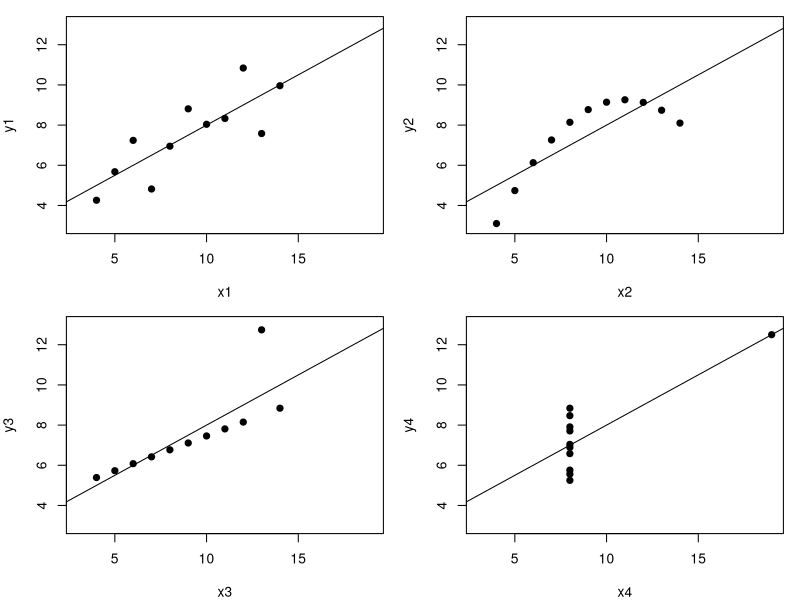
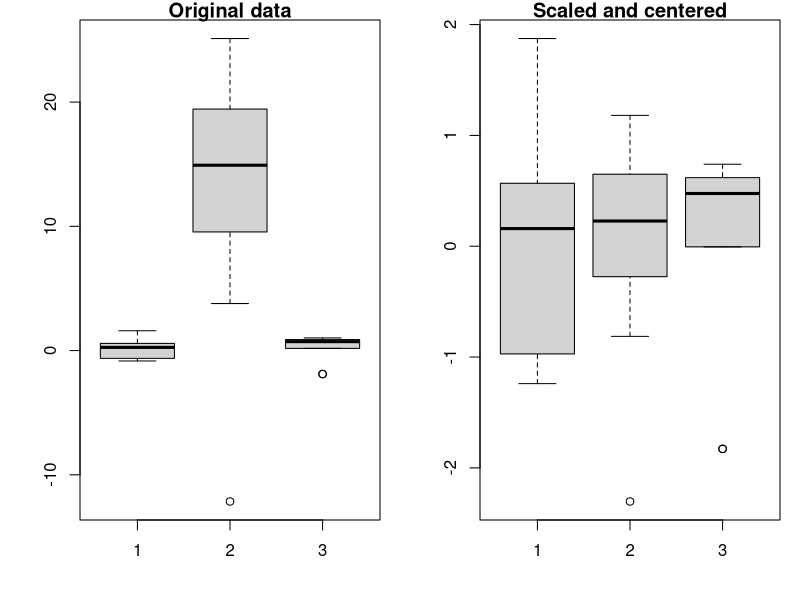
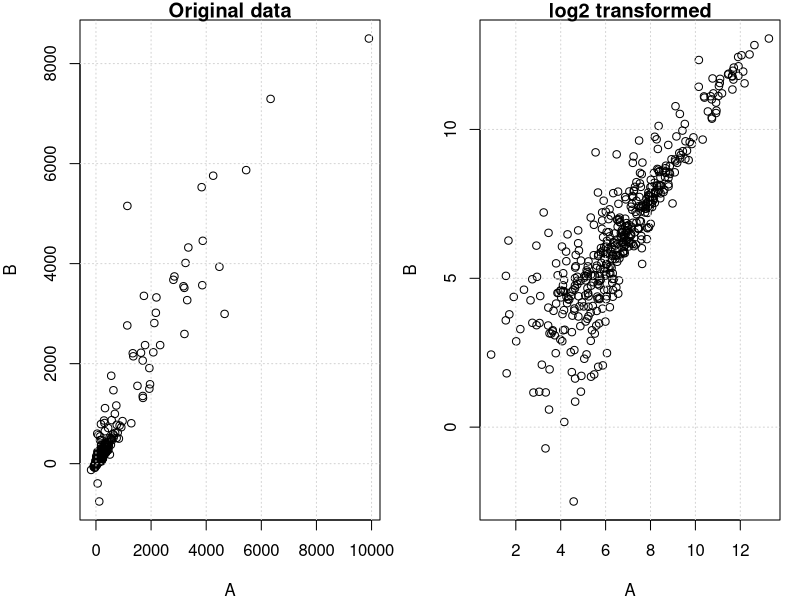
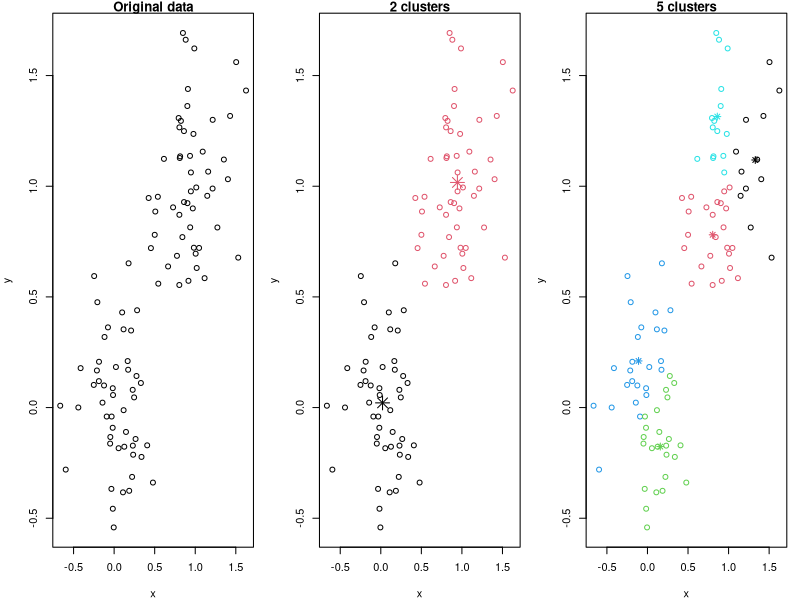
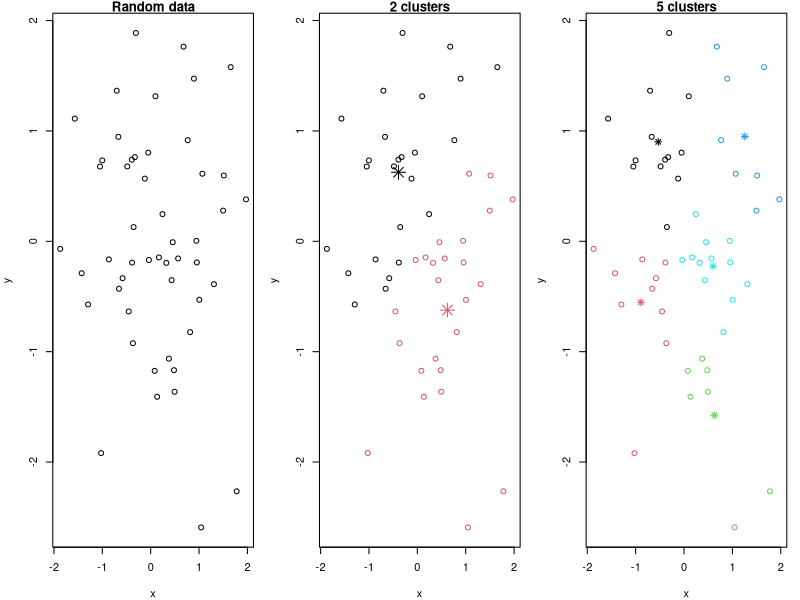
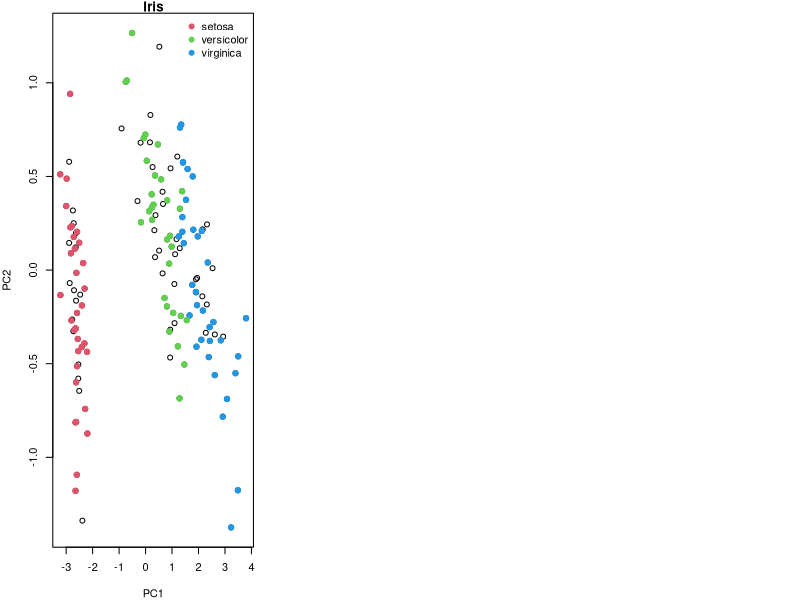

These figures' R source, in order:
## ---- chunk 1
library("knitr")
kable(anscombe, align = "cccccccc")
## ---- chunk 2
tab <- matrix(NA, 5, 4)
colnames(tab) <- 1:4
rownames(tab) <- c("var(x)", "mean(x)",
                   "var(y)", "mean(y)",
                   "cor(x,y)")

for (i in 1:4)
    tab[, i] <- c(var(anscombe[, i]),
                  mean(anscombe[, i]),
                  var(anscombe[, i+4]),
                  mean(anscombe[, i+4]),
                  cor(anscombe[, i], anscombe[, i+4]))

## ---- chunk 3
kable(tab)
## ---- chunk 4
ff <- y ~ x

mods <- setNames(as.list(1:4), paste0("lm", 1:4))

par(mfrow = c(2, 2), mar = c(4, 4, 1, 1))
for (i in 1:4) {
    ff[2:3] <- lapply(paste0(c("y","x"), i), as.name)
    plot(ff, data = anscombe, pch = 19, xlim = c(3, 19), ylim = c(3, 13))
    mods[[i]] <- lm(ff, data = anscombe)
    abline(mods[[i]])
}
## ---- chunk 5
set.seed(1L)
x <- cbind(rnorm(10), rnorm(10, 10, 10), rnorm(5, 0.1))
par(mfrow = c(1, 2))
boxplot(x, main = "Original data")
boxplot(scale(x), main = "Scaled and centered")
## ---- chunk 6
suppressPackageStartupMessages(library(Biobase))
data(sample.ExpressionSet)
par(mfrow = c(1, 2))
plot(exprs(sample.ExpressionSet)[, 1:2], main = "Original data")
grid()
plot(log2(exprs(sample.ExpressionSet)[, 1:2]), main = "log2 transformed")
grid()
## ---- chunk 7
set.seed(1L)
x <- rbind(matrix(rnorm(100, sd = 0.3), ncol = 2),
           matrix(rnorm(100, mean = 1, sd = 0.3), ncol = 2))
par(mfrow = c(1, 3))
colnames(x) <- c("x", "y")
plot(x, main = "Original data")
cl <- kmeans(x, 2)
plot(x, col = cl$cluster, main = "2 clusters")
points(cl$centers, col = 1:2, pch = 8, cex = 2)
cl <- kmeans(x, 5, nstart = 25)
plot(x, col = cl$cluster, main = "5 clusters")
points(cl$centers, col = 1:5, pch = 8)
## ---- chunk 8
par(mfrow = c(1, 3))
x <- matrix(rnorm(100), ncol = 2)
colnames(x) <- c("x", "y")
plot(x, main = "Random data")
cl <- kmeans(x, 2)
plot(x, col = cl$cluster, main = "2 clusters")
points(cl$centers, col = 1:2, pch = 8, cex = 2)
cl <- kmeans(x, 5, nstart = 25)
plot(x, col = cl$cluster, main = "5 clusters")
points(cl$centers, col = 1:5, pch = 8)
## ---- chunk 9
## data
set.seed(1L)
tr <- sample(150, 100)
.pca <- prcomp(iris[, 1:4])$x
plot(.pca, main = "Iris")
points(.pca[tr, ], col = as.numeric(iris[tr, "Species"])+1,
       pch = 19, cex = 1.1)
legend("topright", levels(iris[tr, "Species"]),
       pch = 19, col = 2:4, bty = "n")
